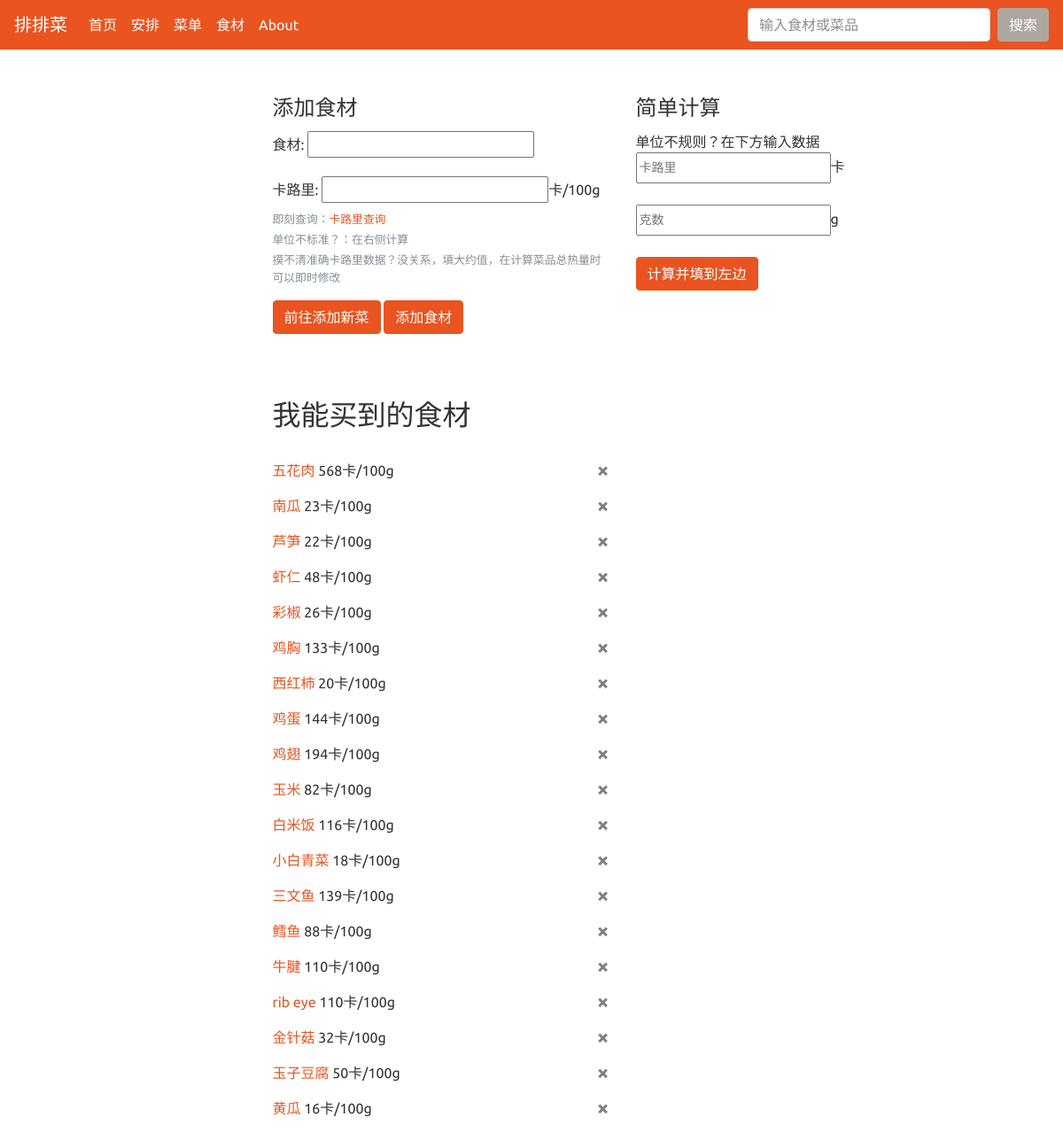
Page /ingredient/ on the earlier database version.
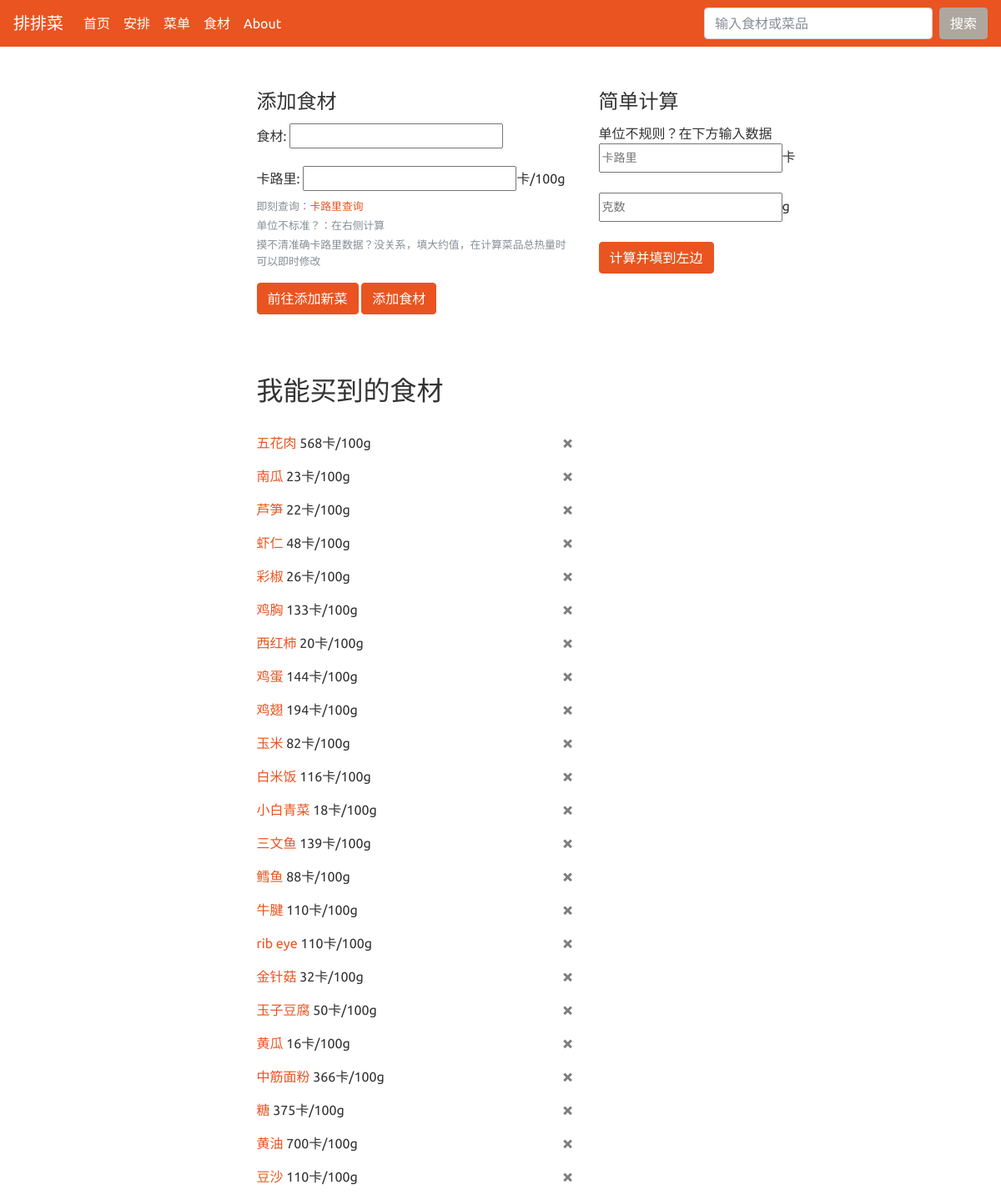
Same page on the later database version.
### AutoGener/models.py (models this page shows, shortened)
class CanGet(models.Model):
    name = models.CharField(max_length=10)
    cal = models.PositiveIntegerField()

### AutoGener/views.py (the view, shortened to what this page needs)
# urls.py: path('ingredient/', views.get_ingredient, name='ingredient')
def get_ingredient(request):
    form = IngredientForm(auto_id="ingre_%s")
    ingredientlist = CanGet.objects.all()
    duplicate = ''
    context = {'ingredientlist': ingredientlist, 'form': form, 'duplicate': duplicate}
    return render(request, 'AutoGener/ingredientform.html', context)

### AutoGener/forms.py
class IngredientForm(forms.ModelForm):
    name = forms.CharField(max_length=10)
    cal = forms.NumberInput()
    class Meta:
        model = CanGet
        fields = ['name', 'cal']
        labels = {
            'name': '食材'
        }

### templates/AutoGener/ingredientform.html (shortened to what this page needs)
{% extends 'AutoGener/base.html' %}
{% block main %}
<div class = "dishBlock">
  <form action="/ingredient/" method="post">
    <fieldset>
      <legend>添加食材</legend>
      <div class="form-group">
        <label for="exampleInputPassword1">食材:</label>
        {{ form.name }}
      </div>
      <div class="form-group">
        <label for="exampleInputPassword1">卡路里:</label>
        {{ form.cal }}卡/100g
        <small id="fileHelp" class="form-text text-muted">即刻查询：<a href="http://www.boohee.com/food/" target="_blank">卡路里查询</a></small>
        <small id="fileHelp" class="form-text text-muted">单位不标准？：在右侧计算</small>
        <small id="fileHelp" class="form-text text-muted">摸不清准确卡路里数据？没关系，填大约值，在计算菜品总热量时可以即时修改</small>
      </div>
      <a class="btn btn-primary" target="_blank" href="{% url 'AutoGener:dish' %}" >前往添加新菜</a>
      <button type="submit" class="btn btn-primary">添加食材</button>
    </fieldset>
  </form>
</div>
<br>
<br>
<br>
<div>
  <div>
  <h2>我能买到的食材</h2>
  <br>
  {% for ingre in ingredientlist %}
        <p> <a href="{% url 'AutoGener:dish_detail' ingre.name %}">{{ ingre.name }}</a> {{ ingre.cal }}卡/100g
          <a class="close" href="{% url 'AutoGener:ingre_delete' ingre.name %}" >&times;</a>
        </p>
  {% empty %}
    <div><p>还没有食材哦！</p></div>
  {% endfor %}
    </div>
</div>
{% endblock %}
{% block side %}
  <div>
  <legend>简单计算</legend>
    <p>单位不规则？在下方输入数据
    <br>
    <input id="calo" class="col-form-label col-form-label-sm" placeholder="卡路里" />卡
    <br>
    <br>
    <input id="weight" class="col-form-label col-form-label-sm" placeholder="克数" />g
    <br>
    <br>
    <button class="btn btn-primary" id="calculate" >计算并填到左边</button>
  </div>
{% endblock %}

Differences in the rows shown:
added CanGet: name "中筋面粉", cal "366"
added CanGet: name "糖", cal "375"
added CanGet: name "黄油", cal "700"
added CanGet: name "豆沙", cal "110"
